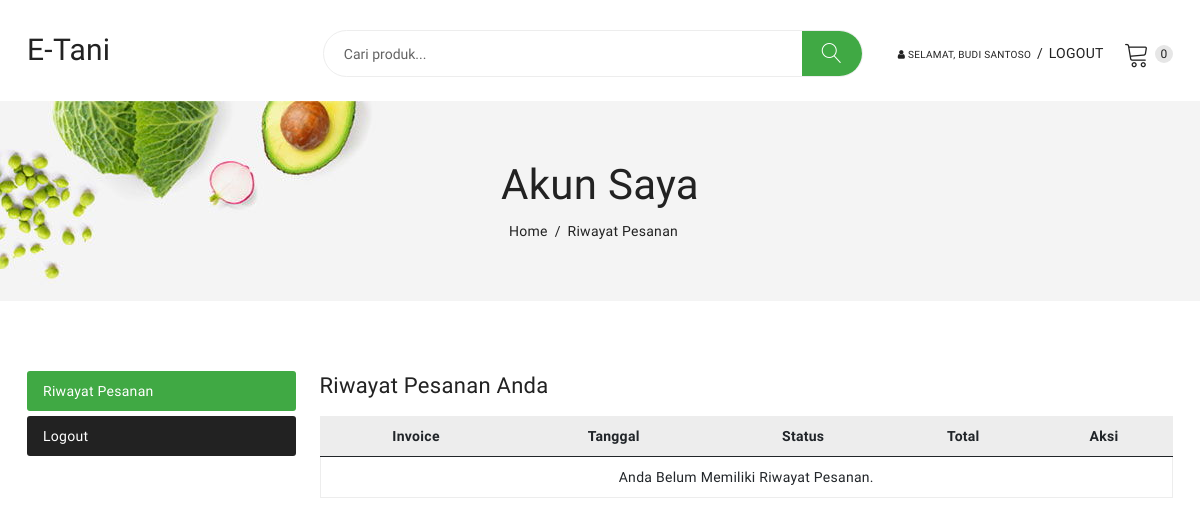
The app's page /akun.php (signed in), older data.
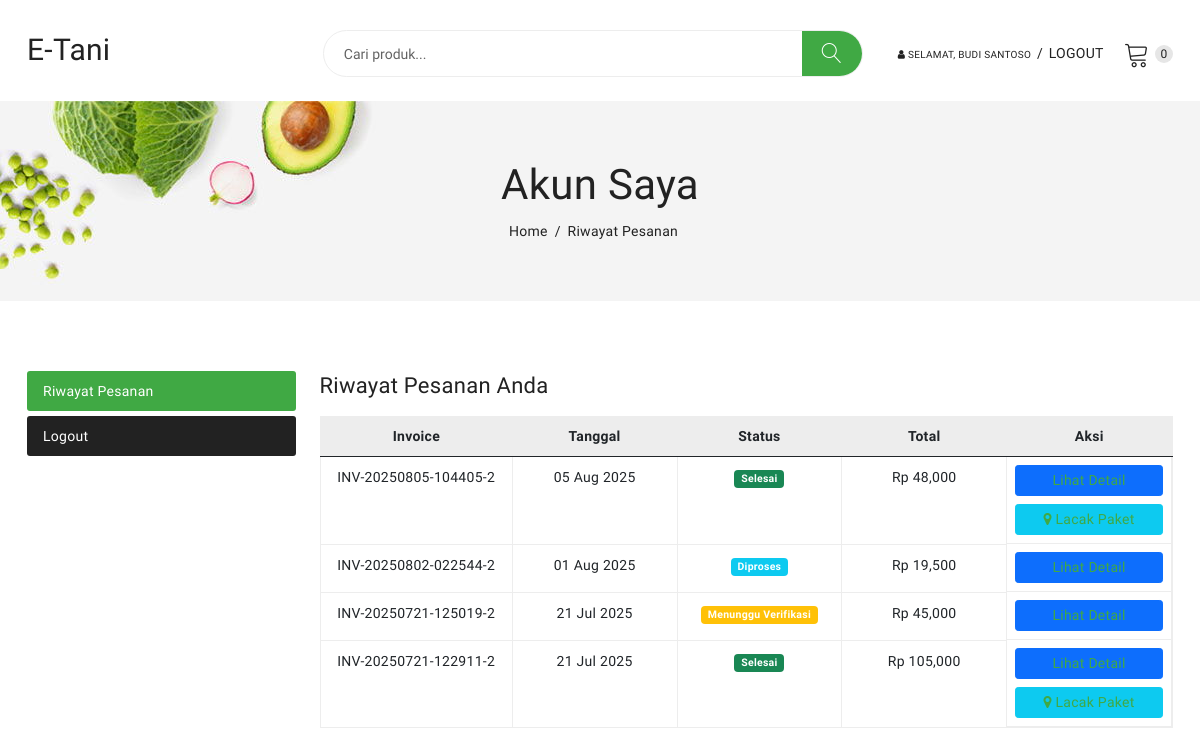
The same page, newer data.
### tables this page shows
CREATE TABLE `pesanan` (
  `id_pesanan` int(11) NOT NULL,
  `kode_invoice` varchar(50) NOT NULL,
  `id_pembeli` int(11) NOT NULL,
  `id_kurir` int(11) DEFAULT NULL,
  `alamat_pengiriman` text NOT NULL,
  `total_bayar` decimal(12,0) NOT NULL,
  `ongkir` decimal(10,0) NOT NULL,
  `tgl_pesan` timestamp NOT NULL DEFAULT current_timestamp(),
  `status_pesanan` enum('Menunggu Pembayaran','Menunggu Verifikasi','Diproses','Dikirim','Selesai','Dibatalkan') NOT NULL DEFAULT 'Menunggu Pembayaran',
  `metode_pembayaran` varchar(50) DEFAULT NULL,
  `bukti_bayar` varchar(255) DEFAULT NULL,
  `tgl_bayar` datetime DEFAULT NULL,
  `bukti_sampai` varchar(255) DEFAULT NULL
);

### akun.php (the view, shortened to what the changed rows need)
<?php
include 'header.php';
$id_pembeli = $_SESSION['pembeli_id'];
$query_pesanan = $con->query("SELECT * FROM pesanan WHERE id_pembeli = '$id_pembeli' ORDER BY tgl_pesan DESC");
?>
    <section class="main_content_area">
        <div class="container">
            <div class="account_dashboard_area">
                <div class="row">
                    <div class="col-sm-12 col-md-9 col-lg-9">
                        <div class="tab-content dashboard_content">
                            <div class="tab-pane fade show active" id="orders" >
                                <div class="table-responsive">
                                    <table class="table">
                                        <thead>
                                            <tr>
                                                <th>Invoice</th>
                                                <th>Tanggal</th>
                                                <th>Status</th>
                                                <th>Total</th>
                                                <th>Aksi</th>
                                            </tr>
                                        </thead>
                                        <tbody>
                                            <?php if ($query_pesanan->num_rows > 0): ?>
                                                <?php while ($pesanan = $query_pesanan->fetch_assoc()):
                                                    $status = $pesanan['status_pesanan'];
                                                    if ($status == 'Menunggu Pembayaran' || $status == 'Menunggu Verifikasi') {
                                                        $badge_color = 'bg-warning';
                                                    } elseif ($status == 'Diproses' || $status == 'Dikirim') {
                                                        $badge_color = 'bg-info';
                                                    } elseif ($status == 'Selesai') {
                                                        $badge_color = 'bg-success';
                                                    } else {
                                                        $badge_color = 'bg-danger';
                                                    }
                                                ?>
                                                <tr>
                                                    <td><?= $pesanan['kode_invoice']; ?></td>
                                                    <td><?= date("d M Y", strtotime($pesanan['tgl_pesan'])); ?></td>
                                                    <td><span class="badge <?= $badge_color; ?>"><?= $status; ?></span></td>
                                                    <td>Rp <?= number_format($pesanan['total_bayar']); ?></td>
                                                    <td class="d-flex flex-column gap-2">
                                                        <a href="detail_pesanan_pembeli.php?invoice=<?= $pesanan['kode_invoice']; ?>" class="btn btn-primary btn-sm">Lihat Detail</a>
                                                        <?php
                                                        if ($pesanan['status_pesanan'] == 'Dikirim' || $pesanan['status_pesanan'] == 'Selesai') :
                                                        ?>
                                                            <a href="lacak_pesanan.php?invoice=<?= $pesanan['kode_invoice']; ?>" class="btn btn-info btn-sm">
                                                                <i class="fa fa-map-marker"></i> Lacak Paket
                                                            </a>
                                                        <?php endif; ?>
                                                    </td>
                                                </tr>
                                                <?php endwhile; ?>
                                            <?php else: ?>
                                                <tr>
                                                    <td colspan="5" class="text-center">Anda belum memiliki riwayat pesanan.</td>
                                                </tr>
                                            <?php endif; ?>
                                        </tbody>
                                    </table>
                                </div>
                            </div>
                        </div>
                    </div>
                </div>
            </div>
        </div>
    </section>
<?php
include 'footer.php';
?>

Row changes from the older to the newer data that the page shows:
added pesanan: kode_invoice "INV-20250805-104405-2", tgl_pesan "05 Aug 2025", status_pesanan "Selesai", total_bayar "48,000"
added pesanan: kode_invoice "INV-20250802-022544-2", tgl_pesan "01 Aug 2025", status_pesanan "Diproses", total_bayar "19,500"
added pesanan: kode_invoice "INV-20250721-125019-2", tgl_pesan "21 Jul 2025", status_pesanan "Menunggu Verifikasi", total_bayar "45,000"
added pesanan: kode_invoice "INV-20250721-122911-2", tgl_pesan "21 Jul 2025", status_pesanan "Selesai", total_bayar "105,000"
Text that changed along with them:
text no longer shown: "Anda Belum Memiliki Riwayat Pesanan."
